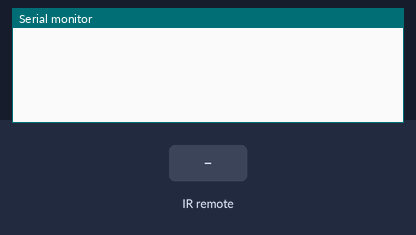
The sketch below on a simulated Arduino Uno, built with avr-gcc and run on an emulated ATmega328P. On the bench: the last lines printed to the serial monitor. The inputs (shaded band) are chosen by the test bench.

Above: at 1.2 s.
1.3 s: infrared code 0x20DF00FF received
At 2.1 s:
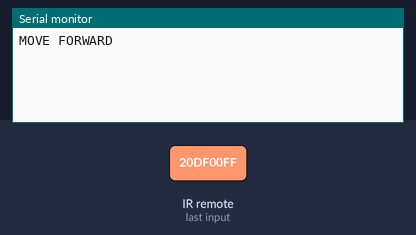
2.8 s: infrared code 0x20DF22DD received
At 3.3 s:
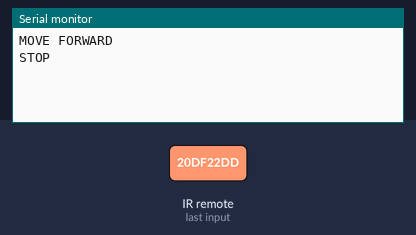
4.3 s: infrared code 0x20DF807F received
At 5.5 s:
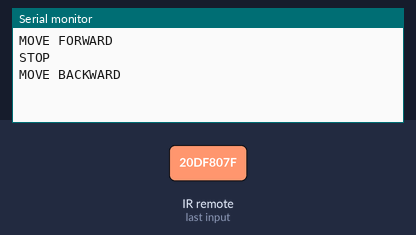
5.8 s: infrared code 0x20DF40BF received
At 6.9 s:
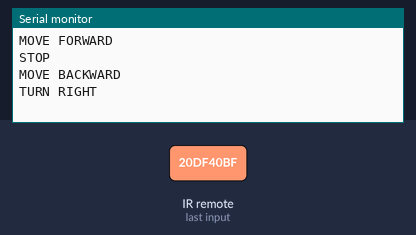
7.3 s: infrared code 0x20DFC03F received
At 8.1 s:
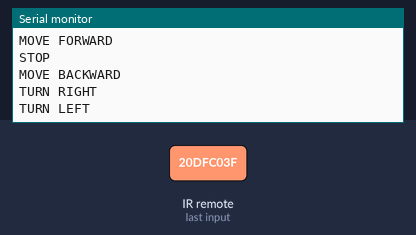

The sketch:

Exp02_IRremote_Buttons.ino
```cpp
#include <IRremote.h>
int RECV_PIN = 9;
IRrecv irrecv(RECV_PIN);
decode_results results;

void setup() {
  Serial.begin(9600);
  irrecv.enableIRIn(); // Start the receiver
}

void loop() {
  if (irrecv.decode(&results)) {
    switch(results.value) {
      case 0x20DF00FF:
        Serial.println("MOVE FORWARD");
        break;
      case 0x20DF22DD:
        Serial.println("STOP");
        break;
      case 0x20DF807F:
        Serial.println("MOVE BACKWARD");
        break;
      case 0x20DF40BF:
        Serial.println("TURN RIGHT");
        break;
      case 0x20DFC03F:
        Serial.println("TURN LEFT");
        break;
      default:
        Serial.println(results.value, HEX);
    }
    irrecv.resume(); // Receive the next value
  }
  delay(100);
}
```

Measured:
- after the input at 1.3 s, the serial monitor: prints a new line at once (image 1)
- after the input at 2.8 s, the serial monitor: prints a new line at once (image 2)
- after the input at 4.3 s, the serial monitor: prints a new line at once (image 3)
- after the input at 5.8 s, the serial monitor: prints a new line at once (image 4)
- after the input at 7.3 s, the serial monitor: prints a new line at once (image 5)
